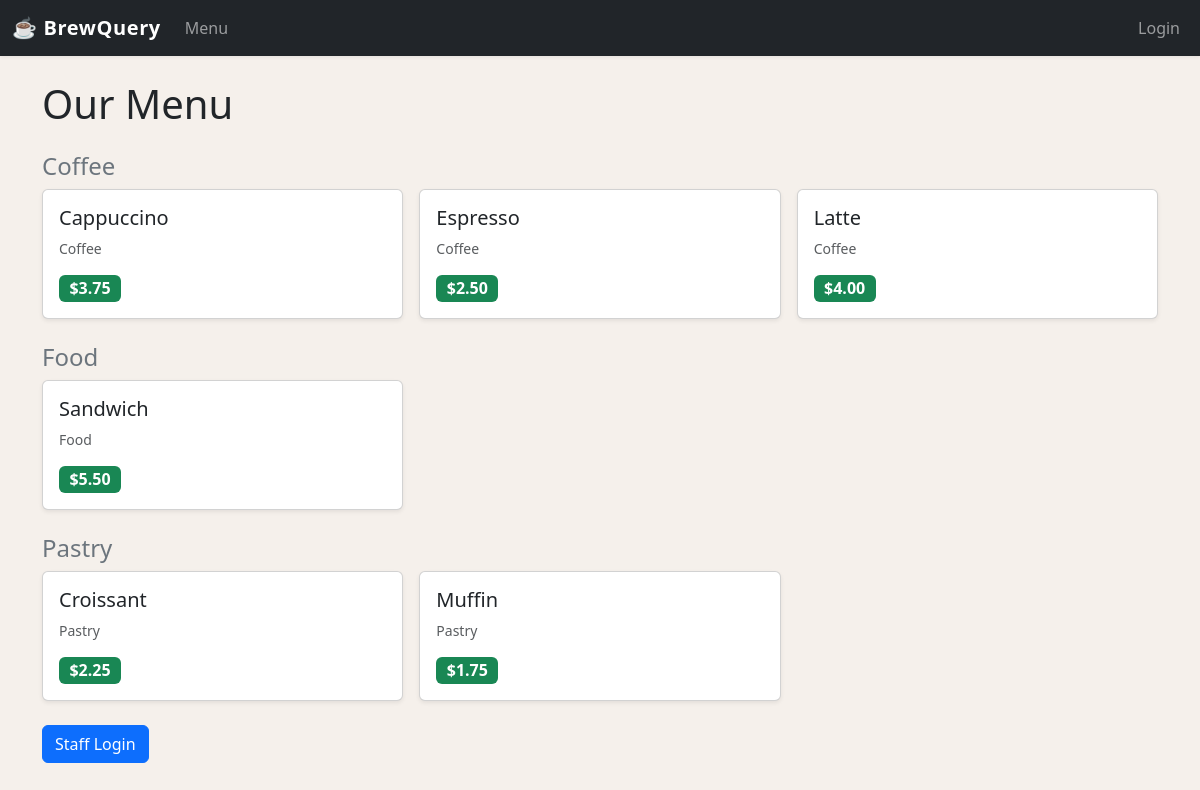
The page / on the database its author committed.
### tables this page shows
CREATE TABLE menu_item (
    Item_id INT PRIMARY KEY AUTO_INCREMENT,
    Name VARCHAR(150) NOT NULL,
    Category VARCHAR(80) NOT NULL,
    Price DECIMAL(8,2) NOT NULL,
    Available TINYINT(1) NOT NULL DEFAULT 1
);

### helpers.php (called while the page is built, shortened)
<?php
function e(string $s): string {
    return htmlspecialchars($s, ENT_QUOTES | ENT_SUBSTITUTE, 'UTF-8');
}

### index.php (the view, shortened to what this page needs)
<?php
require_once __DIR__ . '/helpers.php';
require_once __DIR__ . '/layout.php';
$pdo   = get_pdo();
$items = $pdo->query("SELECT * FROM menu_item WHERE Available = 1 ORDER BY Category, Name")->fetchAll();
$by_category = [];
foreach ($items as $item) {
    $by_category[$item['Category']][] = $item;
}
layout_head('Menu');
?>
<h1 class="mb-4">Our Menu</h1>
<?php if (empty($items)): ?>
    <p class="text-muted">No items available at the moment.</p>
<?php else: ?>
    <?php foreach ($by_category as $cat => $cat_items): ?>
    <h4 class="text-secondary mt-4"><?= e($cat) ?></h4>
    <div class="row row-cols-1 row-cols-md-3 g-3 mb-3">
        <?php foreach ($cat_items as $item): ?>
        <div class="col">
            <div class="card h-100 shadow-sm menu-card">
                <div class="card-body">
                    <h5 class="card-title"><?= e($item['Name']) ?></h5>
                    <p class="card-text text-muted small"><?= e($item['Category']) ?></p>
                    <span class="badge bg-success fs-6">$<?= number_format((float)$item['Price'], 2) ?></span>
                </div>
            </div>
        </div>
        <?php endforeach; ?>
    </div>
    <?php endforeach; ?>
<?php endif; ?>
<?php if (empty($_SESSION['staff_id'])): ?>
<div class="mt-4">
    <a href="login.php" class="btn btn-primary">Staff Login</a>
</div>
<?php endif; ?>
<?php
layout_foot();

### layout.php (shortened to what this page needs)
<?php
function layout_head(string $title = 'BrewQuery'): void {
    $staff = $_SESSION['staff'] ?? null;
    ?>
<!DOCTYPE html>
<html lang="en">
<head>
    <link rel="stylesheet" href="https://cdn.jsdelivr.net/npm/bootstrap@5.3.2/dist/css/bootstrap.min.css">
    <link rel="stylesheet" href="styles.css">
</head>
<body>
<nav class="navbar navbar-expand-md navbar-dark bg-dark mb-4">
    <div class="container-fluid">
        <a class="navbar-brand fw-bold" href="index.php">&#9749; BrewQuery</a>
        <div class="collapse navbar-collapse" id="navmenu">
            <ul class="navbar-nav me-auto">
                <li class="nav-item"><a class="nav-link" href="index.php">Menu</a></li>
            </ul>
            <ul class="navbar-nav ms-auto">
                <?php if ($staff): ?>
                <li class="nav-item">
                    <span class="nav-link text-light">
                        <?= e($staff['Username']) ?> (<?= e($staff['Role']) ?>)
                    </span>
                </li>
                <li class="nav-item"><a class="nav-link" href="logout.php">Logout</a></li>
                <?php else: ?>
                <li class="nav-item"><a class="nav-link" href="login.php">Login</a></li>
                <?php endif; ?>
            </ul>
        </div>
    </div>
</nav>
<div class="container">
    <?php
}
function layout_foot(): void {
    ?>
</div>
</body>
</html>
    <?php
}

### styles.css (style rules this page uses)
body { background-color: #f5f0eb; }
.navbar-brand { font-weight: 700; letter-spacing: 0.03em; }
.menu-card { transition: box-shadow 0.15s; }
nav.navbar { box-shadow: 0 1px 4px rgba(0,0,0,.08); }

### rows shown on the page
menu_item: Name "Cappuccino", Category "Coffee", Price "3.75"
menu_item: Name "Espresso", Category "Coffee", Price "2.50"
menu_item: Name "Latte", Category "Coffee", Price "4.00"
menu_item: Name "Sandwich", Category "Food", Price "5.50"
menu_item: Name "Croissant", Category "Pastry", Price "2.25"
menu_item: Name "Muffin", Category "Pastry", Price "1.75"

### other values the page prints
$cat "Coffee"
$cat "Food"
$cat "Pastry"
